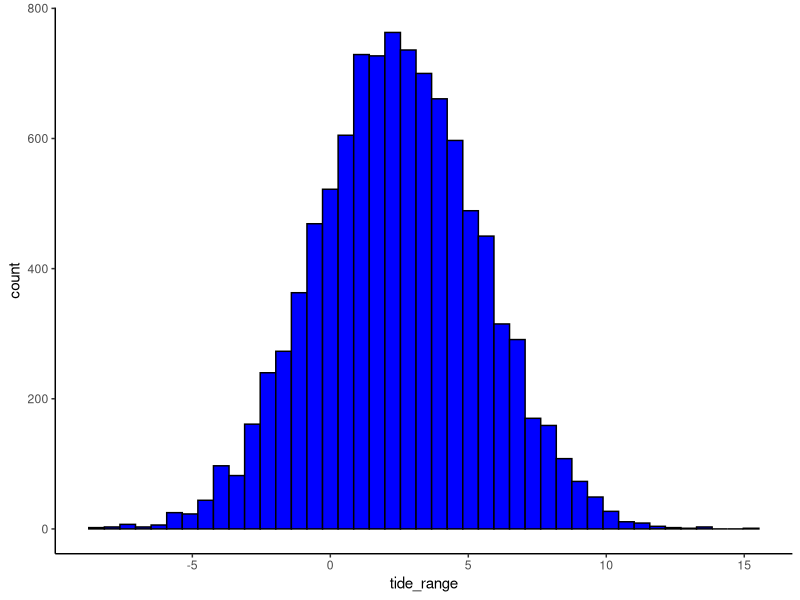
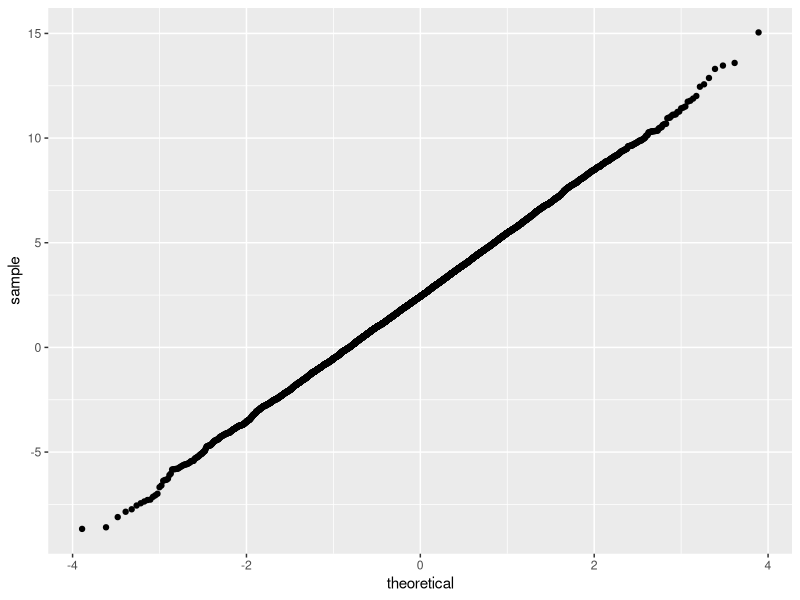

Write R code to recreate these figures, in order.
## ---- chunk 1
knitr::opts_chunk$set(echo = TRUE)
## ---- chunk 2
library(tidyverse)
## ---- chunk 3

x <- rnorm(1000, mean = 0, sd = 1) %>%
  as.data.frame()

## ---- chunk 4
#Creating a sample of tide ranges

tide_range <- rnorm(10000, mean = 2.5, sd = 3) %>%
  as.data.frame

colnames(tide_range) <- c("tide_range")
#Creating a random set of numbers for tide ranges around a mean of 2.5 and a sd of 3


## ---- chunk 5
#inital data exploration

tide_range_hist <- ggplot(tide_range, aes(x=tide_range)) +
  geom_histogram(bins=43, fill = "blue", color="black") +
  theme_classic()
tide_range_hist #creating a histogram to view normal distribution of tide range

tide_range_qq <- ggplot(tide_range, aes(sample=tide_range)) +
  geom_qq()
tide_range_qq #creating a qq plot to view normal distribution of tide range

## ---- chunk 6
# Counting the amount of floods and proportion under normal conditions

tide_range_flood <- tide_range %>%
  mutate(Flood = ifelse(tide_range > 7.5, "Flood", "No Flood")) %>%
  count(Flood, Flood) %>%
  spread(Flood, n) # Creating a count of the number of time that the water is high enough to flood assuming over 7.5 m causes a significant flood.

Flood_Prop <- round(prop.table(as.matrix(tide_range_flood), 1), 3) #Creates a proportion table of the number of floods vs the number of no floods

#The Risk of flood under normal conditions is 4.8%

## ---- chunk 7
# Counting the amount of floods and proportions with a storm surge of 1m

storm_surge1 <- tide_range %>%
  mutate(Flood = ifelse(tide_range > 6.5, "Flood", "No Flood")) %>%
  count(Flood, Flood) %>%
  spread(Flood, n)

storm_surge1_prop <- round(prop.table(as.matrix(storm_surge1), 1), 3)

## ---- chunk 8
# Counting the amount of floods and proportions with a storm surge of 2m

storm_surge2 <- tide_range %>%
  mutate(Flood = ifelse(tide_range > 5.5, "Flood", "No Flood")) %>%
  count(Flood, Flood) %>%
  spread(Flood, n)

storm_surge2_prop <- round(prop.table(as.matrix(storm_surge2), 1), 3)

## ---- chunk 9
# Counting the amount of floods and proportions with a storm surge of 3m

storm_surge3 <- tide_range %>%
  mutate(Flood = ifelse(tide_range > 4.5, "Flood", "No Flood")) %>%
  count(Flood, Flood) %>%
  spread(Flood, n)

storm_surge3_prop <- round(prop.table(as.matrix(storm_surge3), 1), 3)

